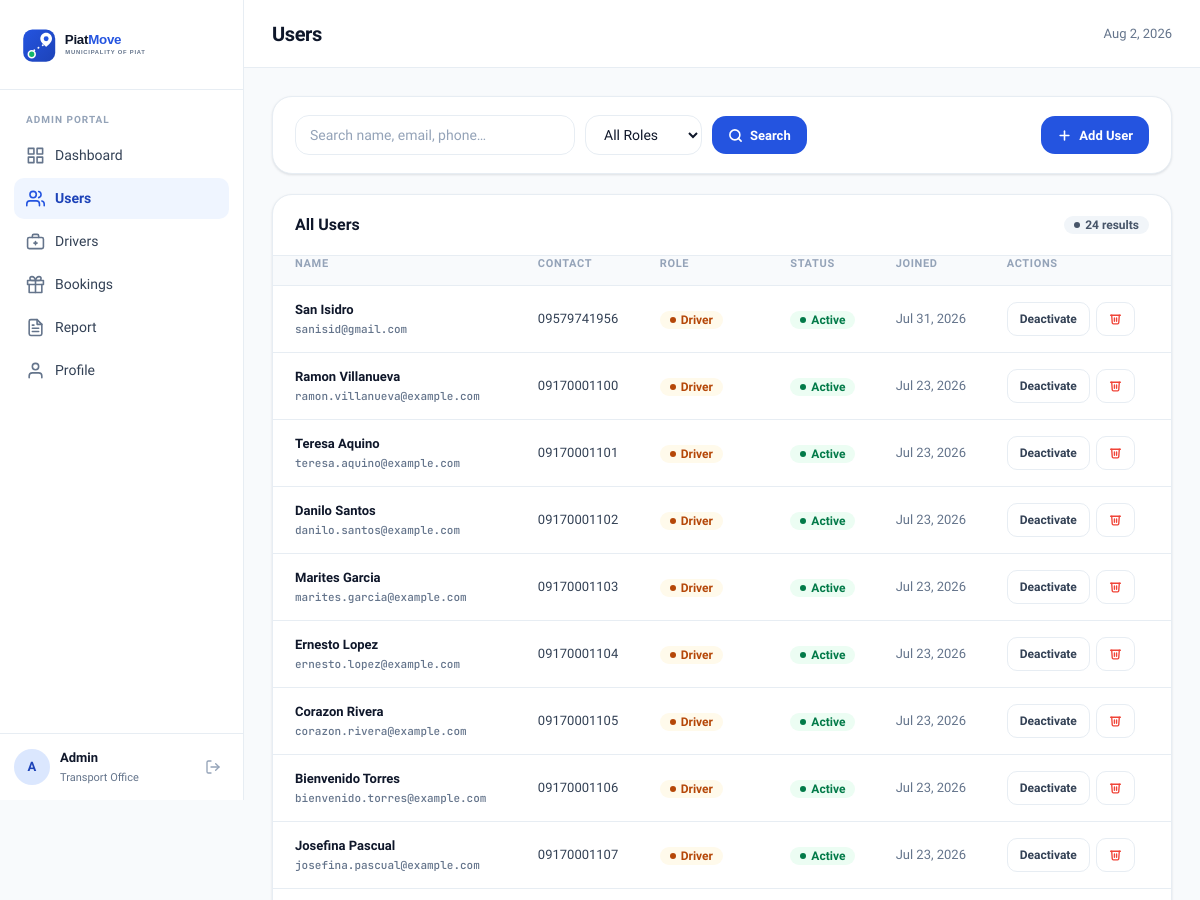
Before: /users.php (signed in, upper part) with the older database file.
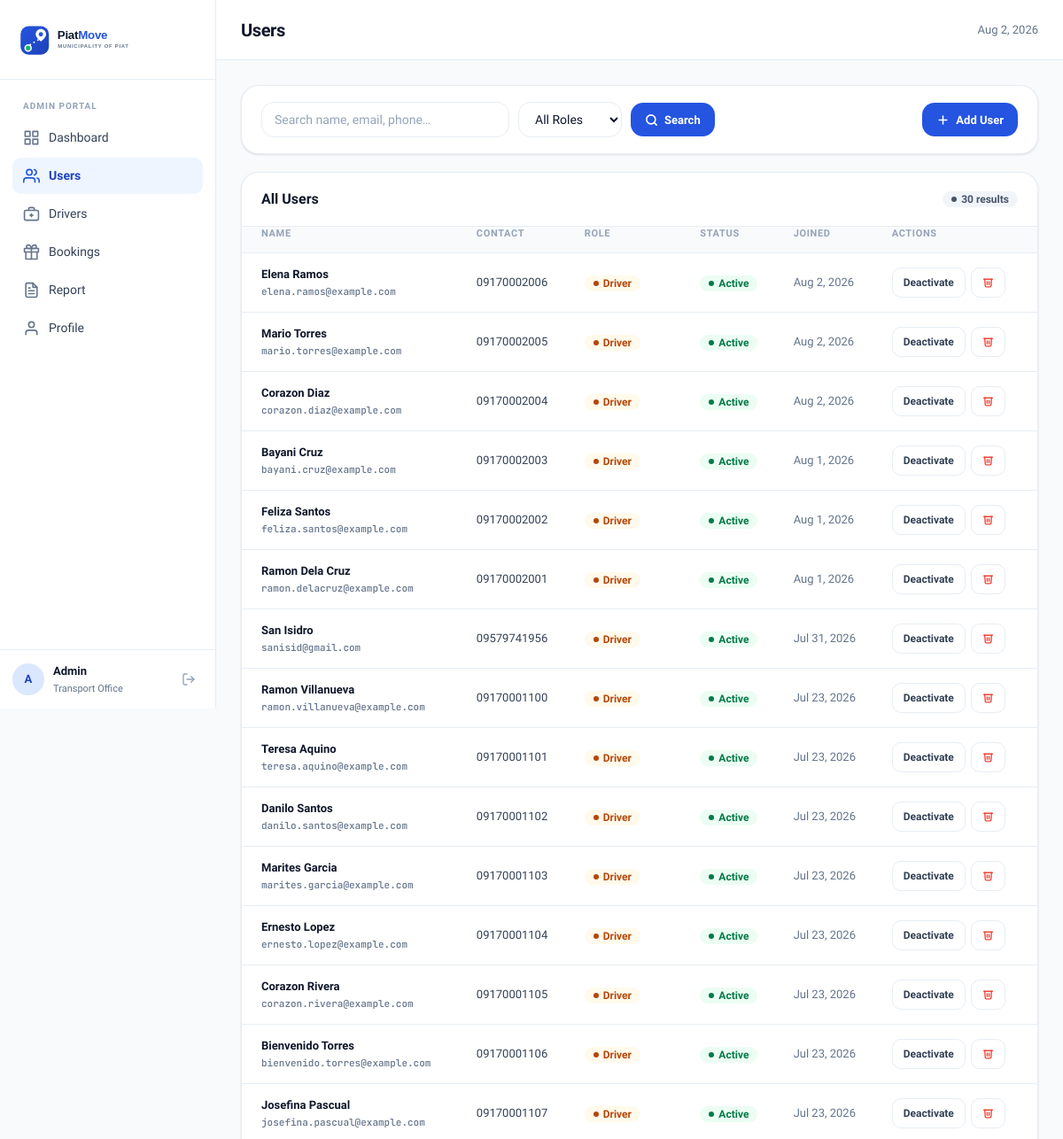
After: the same page with the newer database file.
### tables this page shows
CREATE TABLE `driver_info` (
  `id` int(10) UNSIGNED NOT NULL,
  `user_id` int(10) UNSIGNED NOT NULL,
  `license_no` varchar(50) NOT NULL,
  `vehicle_no` varchar(50) NOT NULL,
  `vehicle_type` varchar(50) NOT NULL,
  `barangay` varchar(50) NOT NULL DEFAULT '',
  `plate_proof_path` varchar(255) DEFAULT NULL,
  `license_proof_path` varchar(255) DEFAULT NULL,
  `photo_path` varchar(255) DEFAULT NULL,
  `tricycle_photo_path` varchar(255) DEFAULT NULL,
  `approval_status` enum('pending','approved','rejected') NOT NULL DEFAULT 'pending',
  `is_online` tinyint(1) NOT NULL DEFAULT 0,
  `current_lat` decimal(10,7) DEFAULT NULL,
  `current_lng` decimal(10,7) DEFAULT NULL,
  `created_at` timestamp NOT NULL DEFAULT current_timestamp(),
  `updated_at` timestamp NOT NULL DEFAULT current_timestamp() ON UPDATE current_timestamp()
);

CREATE TABLE `users` (
  `id` int(10) UNSIGNED NOT NULL,
  `name` varchar(100) NOT NULL,
  `email` varchar(150) NOT NULL,
  `password` varchar(255) NOT NULL,
  `phone` varchar(20) NOT NULL,
  `role` enum('passenger','driver') NOT NULL DEFAULT 'passenger',
  `status` enum('active','inactive') NOT NULL DEFAULT 'active',
  `created_at` timestamp NOT NULL DEFAULT current_timestamp(),
  `updated_at` timestamp NOT NULL DEFAULT current_timestamp() ON UPDATE current_timestamp()
);

### users.php (the view, shortened to what this page needs)
<?php
$db  = get_db();
$search = trim($_GET['q'] ?? '');
$where  = [];
$params = [];
$sql = "SELECT u.*, d.approval_status
        FROM users u
        LEFT JOIN driver_info d ON d.user_id = u.id"
     . ($where ? ' WHERE ' . implode(' AND ', $where) : '')
     . " ORDER BY u.created_at DESC";
$stmt = $db->prepare($sql);
$stmt->execute($params);
$users = $stmt->fetchAll();
require_once __DIR__ . '/includes/header.php';
?>
<div class="panel" style="margin-bottom:20px">
    <div style="padding:18px 22px">
        <form method="GET" style="display:flex;gap:10px;flex-wrap:wrap;align-items:center">
            <input type="text" name="q" class="form-input" style="width:280px"
                   placeholder="Search name, email, phone…"
                   value="<?= htmlspecialchars($search) ?>">
            <select name="role" class="form-select">
                <option value="">All Roles</option>
            </select>
            <button type="submit" class="btn-primary-ds">
                <svg width="15" height="15" viewBox="0 0 24 24" fill="none" stroke="currentColor" stroke-width="2.5" stroke-linecap="round" stroke-linejoin="round"><circle cx="11" cy="11" r="8"/><line x1="21" y1="21" x2="16.65" y2="16.65"/></svg>
                Search
            </button>
            <button type="button" class="btn-primary-ds" style="margin-left:auto" onclick="openAddUserModal()">
                <svg width="15" height="15" viewBox="0 0 24 24" fill="none" stroke="currentColor" stroke-width="2.5" stroke-linecap="round" stroke-linejoin="round"><line x1="12" y1="5" x2="12" y2="19"/><line x1="5" y1="12" x2="19" y2="12"/></svg>
                Add User
            </button>
        </form>
    </div>
</div>
<div class="panel">
    <div class="panel-header">
        <span class="panel-title">All Users</span>
        <span class="badge badge-neutral"><?= count($users) ?> results</span>
    </div>
    <div style="overflow-x:auto">
        <table class="data-table">
            <thead>
                <tr>
                    <th>Name</th>
                    <th>Contact</th>
                    <th>Role</th>
                    <th>Status</th>
                    <th>Joined</th>
                    <th>Actions</th>
                </tr>
            </thead>
            <tbody>
                <?php foreach ($users as $u): ?>
                <tr>
                    <td>
                        <div class="cell-strong"><?= htmlspecialchars($u['name']) ?></div>
                        <div class="cell-sub text-mono" style="font-size:11px;color:var(--text-muted)"><?= htmlspecialchars($u['email']) ?></div>
                    </td>
                    <td><?= htmlspecialchars($u['phone']) ?></td>
                    <td>
                        <?php if ($u['role'] === 'driver'): ?>
                            <span class="badge badge-warning">Driver</span>
                        <?php else: ?>
                            <span class="badge badge-primary">Passenger</span>
                        <?php endif; ?>
                    </td>
                    <td>
                        <?php if ($u['status'] === 'active'): ?>
                            <span class="badge badge-success">Active</span>
                        <?php else: ?>
                            <span class="badge badge-danger">Inactive</span>
                        <?php endif; ?>
                    </td>
                    <td><span class="text-muted"><?= date('M j, Y', strtotime($u['created_at'])) ?></span></td>
                    <td>
                        <div class="actions-cell">
                            <form method="POST" style="display:contents">
                                <?php if ($u['status'] === 'active'): ?>
                                    <button name="action" value="deactivate" class="btn-neutral-sm"
                                            onclick="return confirm('Deactivate this user?')">Deactivate</button>
                                <?php else: ?>
                                    <button name="action" value="activate" class="btn-success-sm">Activate</button>
                                <?php endif; ?>
                                <button name="action" value="delete" class="btn-danger-ghost"
                                        onclick="return confirm('Permanently delete this user? This cannot be undone.')">
                                    <svg width="13" height="13" viewBox="0 0 24 24" fill="none" stroke="currentColor" stroke-width="2.5" stroke-linecap="round" stroke-linejoin="round"><polyline points="3 6 5 6 21 6"/><path d="M19 6l-1 14a2 2 0 0 1-2 2H8a2 2 0 0 1-2-2L5 6"/><path d="M10 11v6"/><path d="M14 11v6"/></svg>
                                </button>
                            </form>
                        </div>
                    </td>
                </tr>
                <?php endforeach; ?>
            </tbody>
        </table>
    </div>
</div>
<?php require_once __DIR__ . '/includes/footer.php'; ?>

Changed rows visible on the page:
added driver_info: user.name "Elena Ramos", user.email "elena.ramos@example.com", user.phone "09170002006", shows "Driver", shows "Active", user.created_at "Aug 2, 2026", shows "Deactivate"
added driver_info: user.name "Mario Torres", user.email "mario.torres@example.com", user.phone "09170002005", shows "Driver", shows "Active", user.created_at "Aug 2, 2026", shows "Deactivate"
added driver_info: user.name "Corazon Diaz", user.email "corazon.diaz@example.com", user.phone "09170002004", shows "Driver", shows "Active", user.created_at "Aug 2, 2026", shows "Deactivate"
added driver_info: user.name "Bayani Cruz", user.email "bayani.cruz@example.com", user.phone "09170002003", shows "Driver", shows "Active", user.created_at "Aug 1, 2026", shows "Deactivate"
added driver_info: user.name "Feliza Santos", user.email "feliza.santos@example.com", user.phone "09170002002", shows "Driver", shows "Active", user.created_at "Aug 1, 2026", shows "Deactivate"
added driver_info: user.name "Ramon Dela Cruz", user.email "ramon.delacruz@example.com", user.phone "09170002001", shows "Driver", shows "Active", user.created_at "Aug 1, 2026", shows "Deactivate"
Other visible differences:
count($users): "24" → "30"
